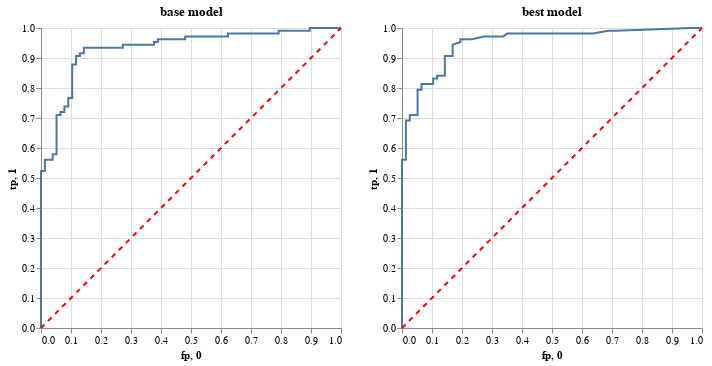

The code cell stored with this chart in its notebook:
### Code cell
roc_base.properties(title='base model')|roc_best.properties(title='best model')

### Figure 1 — Vega-Lite specification as saved in the notebook (floating-point values rounded to 4 significant figures)
{"config": {"view": {"continuousWidth": 300, "continuousHeight": 300}}, "hconcat": [{"layer": [{"data": {"name": "data-3eaf8ccd620afe5a9d35667391036962"}, "mark": {"type": "line"}, "encoding": {"x": {"field": "fp", "type": "quantitative"}, "y": {"field": "tp", "type": "quantitative"}}}, {"data": {"name": "data-32a7ce23df43936315089f2dd3ac791d"}, "mark": {"type": "line", "color": "red", "strokeDash": [5, 5]}, "encoding": {"x": {"field": "0", "type": "quantitative"}, "y": {"field": "1", "type": "quantitative"}}}], "title": "base model"}, {"layer": [{"data": {"name": "data-f8b21ed09e6aefc7a757065ac82e47aa"}, "mark": {"type": "line"}, "encoding": {"x": {"field": "fp", "type": "quantitative"}, "y": {"field": "tp", "type": "quantitative"}}}, {"data": {"name": "data-32a7ce23df43936315089f2dd3ac791d"}, "mark": {"type": "line", "color": "red", "strokeDash": [5, 5]}, "encoding": {"x": {"field": "0", "type": "quantitative"}, "y": {"field": "1", "type": "quantitative"}}}], "title": "best model"}], "$schema": "https://vega.github.io/schema/vega-lite/v5.20.1.json", "datasets": {"data-3eaf8ccd620afe5a9d35667391036962": [{"fp": 0.0, "tp": 0.0}, {"fp": 0.0, "tp": 0.009346}, {"fp": 0.0, "tp": 0.5234}, {"fp": 0.01299, "tp": 0.5234}, {"fp": 0.01299, "tp": 0.5607}, {"fp": 0.03896, "tp": 0.5607}, {"fp": 0.03896, "tp": 0.5794}, {"fp": 0.05195, "tp": 0.5794}, {"fp": 0.05195, "tp": 0.7103}, {"fp": 0.06494, "tp": 0.7103}, {"fp": 0.06494, "tp": 0.7196}, {"fp": 0.07792, "tp": 0.7196}, {"fp": 0.07792, "tp": 0.7383}, {"fp": 0.09091, "tp": 0.7383}, {"fp": 0.09091, "tp": 0.7664}, {"fp": 0.1039, "tp": 0.7664}, {"fp": 0.1039, "tp": 0.8785}, {"fp": 0.1169, "tp": 0.8785}, {"fp": 0.1169, "tp": 0.9065}, {"fp": 0.1299, "tp": 0.9065}, {"fp": 0.1299, "tp": 0.9159}, {"fp": 0.1429, "tp": 0.9159}, {"fp": 0.1429, "tp": 0.9346}, {"fp": 0.2727, "tp": 0.9346}, {"fp": 0.2727, "tp": 0.9439}, {"fp": 0.3766, "tp": 0.9439}, {"fp": 0.3766, "tp": 0.9533}, {"fp": 0.3896, "tp": 0.9533}, {"fp": 0.3896, "tp": 0.9626}, {"fp": 0.4805, "tp": 0.9626}, {"fp": 0.4805, "tp": 0.972}, {"fp": 0.6234, "tp": 0.972}, {"fp": 0.6234, "tp": 0.9813}, {"fp": 0.7922, "tp": 0.9813}, {"fp": 0.7922, "tp": 0.9907}, {"fp": 0.8961, "tp": 0.9907}, {"fp": 0.8961, "tp": 1.0}, {"fp": 1.0, "tp": 1.0}], "data-32a7ce23df43936315089f2dd3ac791d": [{"0": 0, "1": 0}, {"0": 1, "1": 1}], "data-f8b21ed09e6aefc7a757065ac82e47aa": [{"fp": 0.0, "tp": 0.0}, {"fp": 0.0, "tp": 0.01869}, {"fp": 0.0, "tp": 0.03738}, {"fp": 0.0, "tp": 0.06542}, {"fp": 0.0, "tp": 0.07477}, {"fp": 0.0, "tp": 0.1028}, {"fp": 0.0, "tp": 0.1215}, {"fp": 0.0, "tp": 0.1682}, {"fp": 0.0, "tp": 0.1869}, {"fp": 0.0, "tp": 0.215}, {"fp": 0.0, "tp": 0.2336}, {"fp": 0.0, "tp": 0.2523}, {"fp": 0.0, "tp": 0.2897}, {"fp": 0.0, "tp": 0.3084}, {"fp": 0.0, "tp": 0.3551}, {"fp": 0.0, "tp": 0.3738}, {"fp": 0.0, "tp": 0.3925}, {"fp": 0.0, "tp": 0.4299}, {"fp": 0.0, "tp": 0.4393}, {"fp": 0.0, "tp": 0.4673}, {"fp": 0.0, "tp": 0.486}, {"fp": 0.0, "tp": 0.5047}, {"fp": 0.0, "tp": 0.5607}, {"fp": 0.01299, "tp": 0.5607}, {"fp": 0.01299, "tp": 0.6916}, {"fp": 0.02597, "tp": 0.6916}, {"fp": 0.02597, "tp": 0.7103}, {"fp": 0.05195, "tp": 0.7103}, {"fp": 0.05195, "tp": 0.7383}, {"fp": 0.05195, "tp": 0.757}, {"fp": 0.05195, "tp": 0.7944}, {"fp": 0.06494, "tp": 0.7944}, {"fp": 0.06494, "tp": 0.8131}, {"fp": 0.1039, "tp": 0.8131}, {"fp": 0.1039, "tp": 0.8318}, {"fp": 0.1169, "tp": 0.8318}, {"fp": 0.1169, "tp": 0.8411}, {"fp": 0.1429, "tp": 0.8411}, {"fp": 0.1429, "tp": 0.9065}, {"fp": 0.1688, "tp": 0.9065}, {"fp": 0.1688, "tp": 0.9439}, {"fp": 0.1948, "tp": 0.9533}, {"fp": 0.1948, "tp": 0.9626}, {"fp": 0.2078, "tp": 0.9626}, {"fp": 0.2338, "tp": 0.9626}, {"fp": 0.2727, "tp": 0.972}, {"fp": 0.2857, "tp": 0.972}, {"fp": 0.3377, "tp": 0.972}, {"fp": 0.3506, "tp": 0.9813}, {"fp": 0.3896, "tp": 0.9813}, {"fp": 0.4805, "tp": 0.9813}, {"fp": 0.5455, "tp": 0.9813}, {"fp": 0.6104, "tp": 0.9813}, {"fp": 0.6364, "tp": 0.9813}, {"fp": 0.6883, "tp": 0.9907}, {"fp": 0.7143, "tp": 0.9907}, {"fp": 0.961, "tp": 1.0}, {"fp": 1.0, "tp": 1.0}]}}
